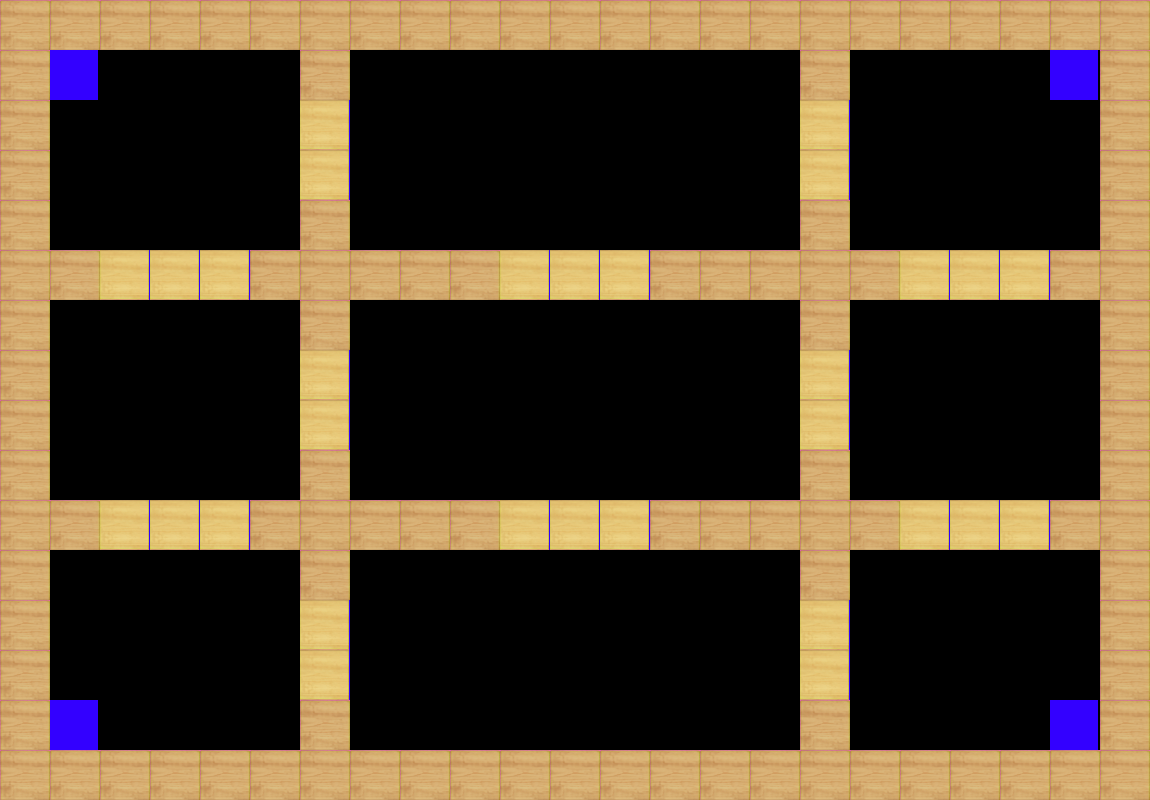

Rendered tile map (Tiled .tmx) drawn with the repository's tilesets; below, a short description and the full map source, tile grids included:
An orthogonal 23x16 tile map with 50x50 px tiles, 1 tile layer (Calque de Tuiles 1).

<map version="1.10" tiledversion="1.11.0" orientation="orthogonal" renderorder="right-down" width="23" height="16" tilewidth="50" tileheight="50" infinite="0" nextlayerid="2" nextobjectid="1">
 <editorsettings>
  <export target="4Joueurs-Niveau3.json" format="json" />
 </editorsettings>
 <tileset firstgid="1" source="wii tanks.tsx" />
 <layer id="1" name="Calque de Tuiles 1" width="23" height="16">
  <data encoding="csv">
1,1,1,1,1,1,1,1,1,1,1,1,1,1,1,1,1,1,1,1,1,1,1,
1,3,10,10,10,10,1,10,10,10,10,10,10,10,10,10,1,10,10,10,10,3,1,
1,10,10,10,10,10,2,10,10,10,10,10,10,10,10,10,2,10,10,10,10,10,1,
1,10,10,10,10,10,2,10,10,10,10,10,10,10,10,10,2,10,10,10,10,10,1,
1,10,10,10,10,10,1,10,10,10,10,10,10,10,10,10,1,10,10,10,10,10,1,
1,1,2,2,2,1,1,1,1,1,2,2,2,1,1,1,1,1,2,2,2,1,1,
1,10,10,10,10,10,1,10,10,10,10,10,10,10,10,10,1,10,10,10,10,10,1,
1,10,10,10,10,10,2,10,10,10,10,10,10,10,10,10,2,10,10,10,10,10,1,
1,10,10,10,10,10,2,10,10,10,10,10,10,10,10,10,2,10,10,10,10,10,1,
1,10,10,10,10,10,1,10,10,10,10,10,10,10,10,10,1,10,10,10,10,10,1,
1,1,2,2,2,1,1,1,1,1,2,2,2,1,1,1,1,1,2,2,2,1,1,
1,10,10,10,10,10,1,10,10,10,10,10,10,10,10,10,1,10,10,10,10,10,1,
1,10,10,10,10,10,2,10,10,10,10,10,10,10,10,10,2,10,10,10,10,10,1,
1,10,10,10,10,10,2,10,10,10,10,10,10,10,10,10,2,10,10,10,10,10,1,
1,3,10,10,10,10,1,10,10,10,10,10,10,10,10,10,1,10,10,10,10,3,1,
1,1,1,1,1,1,1,1,1,1,1,1,1,1,1,1,1,1,1,1,1,1,1
</data>
 </layer>
</map>
